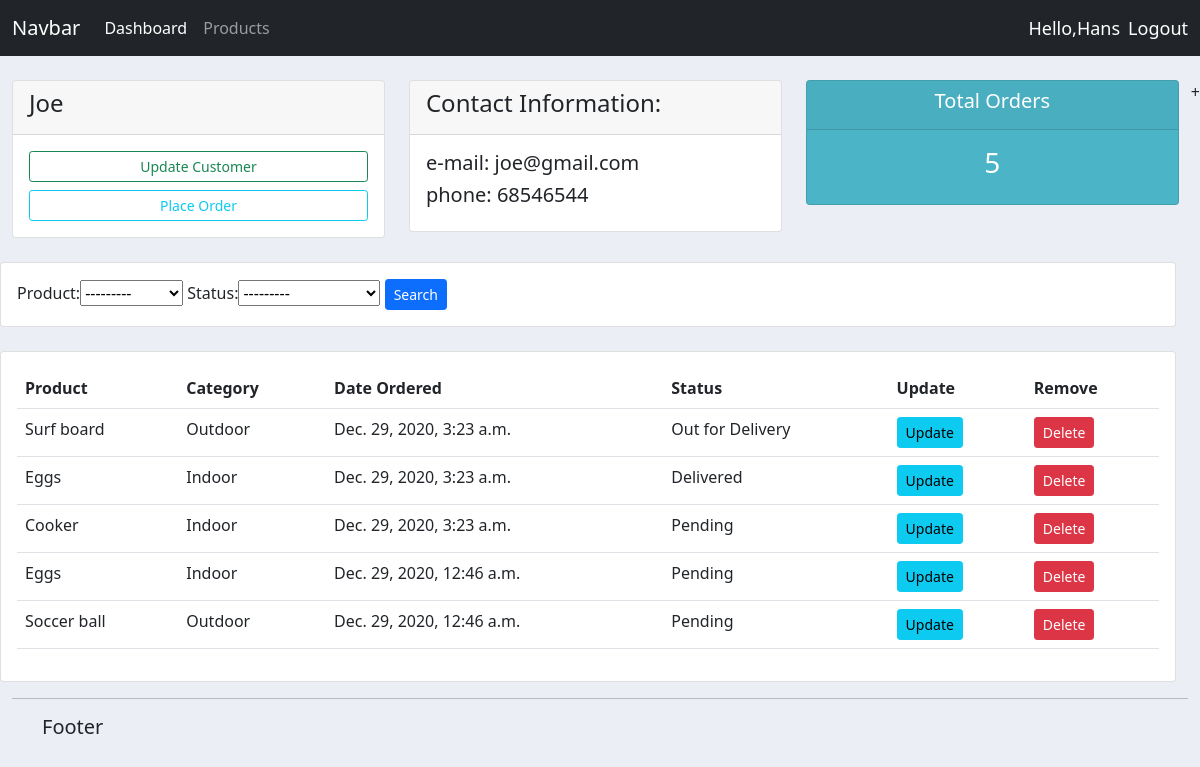
/customer/2 (signed in), run on the app's committed database.
### accounts/models.py (models this page shows, shortened)
class Customer(models.Model):
    user = models.OneToOneField(User, blank=True, on_delete=models.CASCADE)
    name = models.CharField(max_length=200, null=True, blank=True)
    phone = models.CharField(max_length=200, null=True, blank=True)
    email = models.CharField(max_length=200, null=True, blank=True)
    date_created = models.DateTimeField(auto_now_add=True)

class Order(models.Model):
    STATUS = (
        ('Pending', 'Pending'),
        ('Delivered', 'Delivered'),
        ('Out for Delivery', 'Out for Delivery')
    )
    customer = models.ForeignKey(Customer, blank=True, null=True, on_delete=models.SET_NULL)
    product = models.ForeignKey(Product, blank=True, null=True, on_delete=models.SET_NULL)
    status = models.CharField(max_length=200, null=True, blank=True, choices=STATUS)
    date_created = models.DateTimeField(auto_now_add=True)

class Product(models.Model):
    CATEGORY = (
        ('Indoor', 'Indoor'),
        ('Outdoor', 'Outdoor'),
    )
    name = models.CharField(max_length=200, null=True)
    category = models.CharField(max_length=200, null=True, blank=True, choices=CATEGORY)
    price = models.FloatField(null=True, blank=True)
    description = models.CharField(max_length=200, null=True, blank=True)
    date_created = models.DateTimeField(auto_now_add=True)
    tag = models.ManyToManyField(Tag, blank=True)
    def __str__(self):
        return self.name

### accounts/decorators.py (the view)
        def wrapper_func(request, *args, **kwargs):
            group = None
            if request.user.groups.exists():
                group = request.user.groups.all()[0].name
                if group in allowed_roles:
                    return view_func(request, *args, **kwargs)
                else:
                    return HttpResponse("You are not authorized to view this page.")

### accounts/views.py (called while the page is built)
@login_required(login_url='login')
@allowed_user(allowed_roles=['admin'])
def customer(request, pk):
    customer = Customer.objects.get(pk=pk)
    orders = customer.order_set.all().order_by('-date_created')
    total_orders = customer.order_set.all().count()
    filter = OrderFilter(request.GET, queryset=orders)
    orders = filter.qs
    context = {
        'customer': customer,
        'orders': orders,
        'filter': filter,
        'total_orders': total_orders,
    }
    return render(request, 'accounts/customer.html', context)

### accounts/templates/accounts/customer.html
{% extends 'base.html' %}
{% block content %}
    <div class="row mt-4 d-flex">
        <div class="col-md">
            <div class="card">
                <div class="card-header">
                    <h4>{{ customer.name|title }}</h4>
                </div>
                <div class="d-grid gap-2 card-body">
                    <a class="btn btn-outline-success btn-sm" href="">Update Customer</a>
                    <a class="btn btn-outline-info btn-sm" href="{% url 'create_order' customer.id %}">Place Order</a>
                </div>
            </div>
        </div>
        <div class="col-md">
            <div class="card">
                <div class="card-header">
                    <h4>Contact Information:</h4>
                </div>
                <div class="card-body">
                    <h5>e-mail: {{ customer.email }}</h5>
                    <h5>phone: {{ customer.phone }}</h5>
                </div>
            </div>
        </div>
        <div class="col-md">
            <div class="card status-card" id="total-orders">
                <div class="card-header">
                    <h5 class="card-title">Total Orders</h5>
                </div>
                <div class="card-body">
                    <h3 class="card-title">{{ total_orders }}</h3>
                </div>
            </div>
        </div>+
        <div class="row mt-4">
            <div class="card card-body">
                <form method="GET">
                    {{ filter.form }}
                    <input type="submit" value="Search" class="float-right btn btn-primary btn-sm">
                </form>
            </div>
        </div>
        <div class="row mt-4">
            <div class="card card-body">
                <table class="table">
                    <tr>
                        <th>Product</th>
                        <th>Category</th>
                        <th>Date Ordered</th>
                        <th>Status</th>
                        <th>Update</th>
                        <th>Remove</th>
                    </tr>
                    {% for order in orders %}
                        <tr>
                            <td>{{ order.product }}</td>
                            <td>{{ order.product.category }}</td>
                            <td>{{ order.date_created }}</td>
                            <td>{{ order.status }}</td>
                            <td><a class="btn btn-sm btn-info" href="{% url 'update_order' order.pk %}">Update</a></td>
                            <td><a class="btn btn-sm btn-danger" href="{% url 'delete_order' order.pk %}">Delete</a>
                            </td>
                        </tr>
                    {% endfor %}
                </table>
            </div>
        </div>
{% endblock %}

### accounts/templates/navbar.html (shortened to what this page needs)
<nav class="navbar navbar-expand-lg navbar-dark bg-dark">
  <div class="container-fluid">
    <a class="navbar-brand" href="#">Navbar</a>
    <div class="collapse navbar-collapse" id="navbarNav">
      <ul class="navbar-nav">
        <li class="nav-item">
          <a class="nav-link active" aria-current="page" href="{% url 'home' %}">Dashboard</a>
        </li>
        <li class="nav-item">
          <a class="nav-link" href="{% url 'products' %}">Products</a>
        </li>
      </ul>
    </div>
      <span class="logout mx-2">Hello,{{ request.user|title }} </span>
      <span>  <a  class="logout" style="text-decoration: None" href="{% url 'logout' %}">Logout</a> </span>
  </div>
</nav>

### static/css/main.css (style rules this page uses)
body { background-color: #ebeff5; }
#total-orders { background-color: #4cb4c7; }
.status-card { color: white; text-align: center; }

### accounts/templates/navbar.html (style rules this page uses)
.logout { color: white; font-size: 18px; }

### data on the page
Customer: name "Joe", email "joe@gmail.com", phone "68546544"
Order: product "Surf board", product.category "Outdoor", date_created "Dec. 29, 2020, 3:23 a.m.", status "Out for Delivery"
Order: product "Eggs", product.category "Indoor", date_created "Dec. 29, 2020, 3:23 a.m.", status "Delivered"
Order: product "Cooker", product.category "Indoor", date_created "Dec. 29, 2020, 3:23 a.m.", status "Pending"
Order: product "Eggs", product.category "Indoor", date_created "Dec. 29, 2020, 12:46 a.m.", status "Pending"
Order: product "Soccer ball", product.category "Outdoor", date_created "Dec. 29, 2020, 12:46 a.m.", status "Pending"

### other printed values
{{ request.user|title }} "Hans"
{{ total_orders }} "5"
